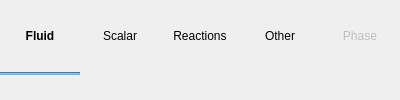
          <widget class="QWidget" name="tab_frame" native="true">
           <property name="styleSheet">
            <string notr="true">QPushButton:hover {color:#64B5F6; background-color: transparent;}
QPushButton:pressed { color: #64B5F6; background-color: transparent; }
QPushButton:checked { font: bold; background-color: transparent; }
      </string>
           </property>
           <layout class="QGridLayout" name="tab_layout">
            <property name="leftMargin">
             <number>0</number>
            </property>
            <property name="topMargin">
             <number>0</number>
            </property>
            <property name="rightMargin">
             <number>0</number>
            </property>
            <property name="bottomMargin">
             <number>0</number>
            </property>
            <property name="spacing">
             <number>0</number>
            </property>
            <item row="0" column="2">
             <widget class="QPushButton" name="pushbutton_reactions">
              <property name="text">
               <string>Reactions</string>
              </property>
              <property name="flat">
               <bool>true</bool>
              </property>
             </widget>
            </item>
            <item row="0" column="0">
             <widget class="QPushButton" name="pushbutton_fluid">
              <property name="font">
               <font>
                <weight>75</weight>
                <bold>true</bold>
               </font>
              </property>
              <property name="text">
               <string>Fluid</string>
              </property>
              <property name="flat">
               <bool>true</bool>
              </property>
             </widget>
            </item>
            <item row="1" column="0">
             <widget class="Line" name="tab_underline">
              <property name="sizePolicy">
               <sizepolicy hsizetype="Preferred" vsizetype="Fixed">
                <horstretch>0</horstretch>
                <verstretch>0</verstretch>
               </sizepolicy>
              </property>
              <property name="minimumSize">
               <size>
                <width>0</width>
                <height>3</height>
               </size>
              </property>
              <property name="maximumSize">
               <size>
                <width>16777215</width>
                <height>3</height>
               </size>
              </property>
              <property name="styleSheet">
               <string notr="true">QWidget{
  background-color: #64B5F6;
  border-color: #64B5F6;
}</string>
              </property>
              <property name="orientation">
               <enum>Qt::Horizontal</enum>
              </property>
             </widget>
            </item>
            <item row="0" column="4">
             <widget class="QPushButton" name="pushbutton_phase">
              <property name="enabled">
               <bool>false</bool>
              </property>
              <property name="text">
               <string>Phase</string>
              </property>
              <property name="flat">
               <bool>true</bool>
              </property>
             </widget>
            </item>
            <item row="0" column="1">
             <widget class="QPushButton" name="pushbutton_scalar">
              <property name="text">
               <string>Scalar</string>
              </property>
              <property name="flat">
               <bool>true</bool>
              </property>
             </widget>
            </item>
            <item row="0" column="3">
             <widget class="QPushButton" name="pushbutton_other">
              <property name="autoFillBackground">
               <bool>false</bool>
              </property>
              <property name="text">
               <string>Other</string>
              </property>
              <property name="flat">
               <bool>true</bool>
              </property>
             </widget>
            </item>
           </layout>
          </widget>
